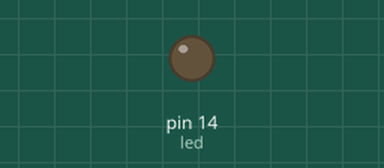
Recording of a sketch running on a simulated Arduino Uno, built with avr-gcc and run on an emulated ATmega328P. On the bench: output pins drawn as LEDs (lit = HIGH). What the sketch prints to the serial monitor is not drawn.

Above: at 1.2 s.
At 3.8 s:
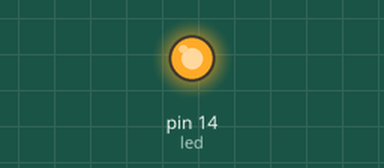
Timing chart, 0 to 6.6 s (numbered marks = the images above):
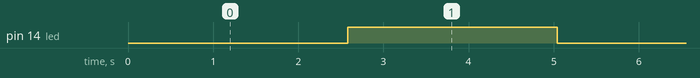

Measured:
- by itself, pin 14 (led): alternates HIGH for 2.5 s and LOW for 2.6 s

The sketch:

prueba_de_generador_de_se_ales_002.ino
```cpp
#include <dummy.h>
int led = 14;
int oscilo = 27;
void setup() {
  // put your setup code here, to run once:
pinMode(led, OUTPUT);
Serial.begin(2000000);
}

void loop() {
  // put your main code here, to run repeatedly:
 unsigned long period=1000;
 unsigned long period2=2000;
  unsigned long periodIN=10;
static unsigned long previousMillis=0;
static unsigned long previousMillis2=0;
static unsigned long previousMillisIN=0;


/* for (int y = 0; y < 250; y++){
  if ((millis() - previousMillisIN) > periodIN){
   analogWrite(led, y);
   previousMillisIN += periodIN;
  int sensorValue1 = analogRead(oscilo);
   Serial.println(sensorValue1);
   }
   }
 */
 for (int x = 0; x < 250; x++){
   analogWrite(led, x);
   Serial.println(x);
   delay(20);

 }
}
```
